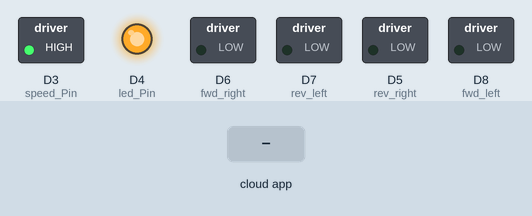
Bench run of a program on a simulated ESP8266 (NodeMCU). On the bench: switched loads named in the program (green lamp = pin HIGH), output pins drawn as LEDs (lit = HIGH). Dashed ring = blinking. The inputs (shaded band) are chosen by the test bench. WiFi joins after 1.5 s; servers stay silent unless stated; the Firebase database answers and starts empty; what the program prints to the serial monitor is not drawn.

Above: at 3.1 s.
3.2 s: the phone or cloud app sets Command to w
At 4.2 s:
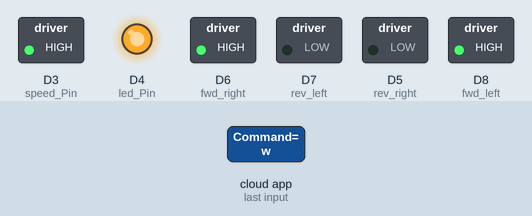
6.2 s: the phone or cloud app sets Command to s
At 8.1 s:
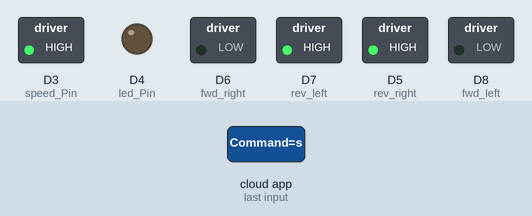
9.2 s: the phone or cloud app sets Command to RECTANGLE
At 10.5 s:
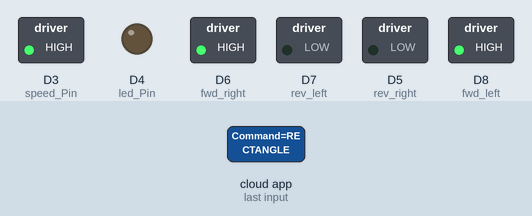
Timing chart, 0 to 18.2 s (numbered marks = the images above; inputs shaded):
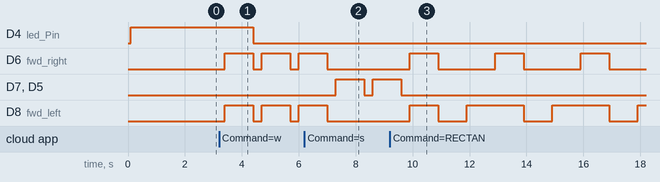

The program:

main.cpp
```cpp
/*******************************************************************************
 * Includes
 ******************************************************************************/
#include <Arduino.h>
#include <stdint.h>
#include <ESP8266WiFi.h>
#include <ESP8266HTTPClient.h>
#include <FirebaseESP8266.h>

#define FIREBASE_HOST "lidar-ea564-default-rtdb.firebaseio.com"
#define FIREBASE_AUTH "eUWiG09rhhfQN1edqidjXHpsMCSKHIUkpzIABzKN"
#define WIFI_SSID     "tún"
#define WIFI_PASSWORD "14082000"
#define SAFE_RADIUS 30

/*******************************************************************************
* Funcitions prototype
*******************************************************************************/
void set_speed_percent(int percent);
void car_stop();
void car_forward();
void car_back();
void car_go_rect();
void car_right();
void car_forward_left();
void car_forward_right();

void car_left();
int calc_TurnTime(float angle);

uint8_t command;
int fwd_left = D8;           //Forward motion of Left motor 5 -> 15
int rev_left = D7;           //Reverse motion of Left motor 4 ->13
int fwd_right = D6;          //Forward motion of Right motor 3->12
int rev_right = D5;          //Reverse motion of Right motor 2-> 14
int led_Pin = D4;            // Khai báo chân điều khiển đèn led 12 -> 2
int speed_Pin = 0;
int speed_Percent;
int turning_Time = 0;
int forward_Time = 0;
float run_Speed = 0;
String input_string = "STOP";
String rx_command;
FirebaseData firebaseData;

void change_string(String& string) {
    if(string == "hello") {
        string = "alo";
    } else if (string == "alo") {
        string = "hello";
    }
}

/*****************************************************************************
* Setup Funcition
*****************************************************************************/
void setup() {
    Serial.begin(9600);

    car_stop();                     /* initialize with motors stopped */
    delay(100);
    pinMode(led_Pin, OUTPUT);
    pinMode(speed_Pin, OUTPUT);
    pinMode(fwd_left, OUTPUT);      /* set Motor pins as output */
    pinMode(rev_left, OUTPUT);
    pinMode(fwd_right, OUTPUT);
    pinMode(rev_right, OUTPUT);

    analogWrite(speed_Pin, 1023);
    digitalWrite(led_Pin, HIGH);

    /* connect to wifi */
    WiFi.begin(WIFI_SSID, WIFI_PASSWORD);
    Serial.print("connecting");
    while (WiFi.status() != WL_CONNECTED) {
        Serial.print(".");
        delay(500);
    }
    Serial.println();
    Serial.print("connected: ");
    Serial.println(WiFi.localIP());

    Firebase.begin(FIREBASE_HOST, FIREBASE_AUTH);
    Firebase.setString(firebaseData,"Command", input_string);
    Firebase.setInt(firebaseData,"ForwardTime", 1000);
}

/*****************************************************************************
* Loop Funcition
*****************************************************************************/
void loop() {
    Firebase.getString(firebaseData, "Command");
    rx_command = firebaseData.stringData();
    Firebase.getInt(firebaseData, "ForwardTime");
    forward_Time = firebaseData.intData();

    if(rx_command != "0") {
        if (rx_command == "w") {
            car_forward();
            delay(forward_Time);
            car_stop();
        }
        else if (rx_command == "s") {
            car_back();
            delay(forward_Time);
            car_stop();
        }
        else if (rx_command == "RECTANGLE") {
            car_go_rect();
        }
        else if (rx_command == "LEFT") {
            car_left();
            delay(500);
            car_stop();
        }
        else if (rx_command == "RIGHT") {
            car_right();
            delay(500);
            car_stop();
        }
        else if (rx_command == "a") {
            car_forward_left();
            delay(500);
            car_stop();
        }
        else if (rx_command == "d") {
            car_forward_right();
            delay(500);
            car_stop();
        }
    }
}

/*****************************************************************************
* Funcitions
*****************************************************************************/
int calc_TurnTime(float angle) {
  return angle * turning_Time / (2 * PI);
}

void set_speed_percent(int percent) {
    analogWrite(speed_Pin, percent * 1023 / 100);
}

void car_go_rect() {
    for (int i = 0; i < 4; i++) {
        car_forward();
        delay(forward_Time);
        car_stop();
        delay(1000);
        car_forward_right();
        delay(turning_Time / 4);
        car_forward_right();
        delay(1000);
    }
}

void car_forward() {
    digitalWrite(rev_right, LOW); // move forward
    digitalWrite(rev_left, LOW);
    digitalWrite(fwd_right, HIGH);
    digitalWrite(fwd_left, HIGH);
}

void car_back() {
    digitalWrite(rev_right, HIGH); //movebackward
    digitalWrite(rev_left, HIGH);
    digitalWrite(fwd_right, LOW);
    digitalWrite(fwd_left, LOW);
}

void car_left() {
    digitalWrite(rev_right, LOW);
    digitalWrite(fwd_right, HIGH);
    digitalWrite(rev_left, HIGH);
    digitalWrite(fwd_left, LOW);
}

void car_right() {
    digitalWrite(rev_right, HIGH);
    digitalWrite(fwd_right, LOW);
    digitalWrite(rev_left, LOW);
    digitalWrite(fwd_left, HIGH);
}

void car_forward_left() {
    digitalWrite(rev_right, LOW);
    digitalWrite(fwd_right, HIGH);
    digitalWrite(rev_left, LOW);
    digitalWrite(fwd_left, LOW);
}

void car_forward_right() {
    digitalWrite(rev_right, LOW);
    digitalWrite(fwd_right, LOW);
    digitalWrite(rev_left, LOW);
    digitalWrite(fwd_left, HIGH);
}

void car_back_left() {
    digitalWrite(rev_right, HIGH);
    digitalWrite(fwd_right, LOW);
    digitalWrite(rev_left, LOW);
    digitalWrite(fwd_left, LOW);
}

void car_back_right() {
    digitalWrite(rev_right, LOW);
    digitalWrite(fwd_right, LOW);
    digitalWrite(rev_left, HIGH);
    digitalWrite(fwd_left, LOW);
}

void car_stop() {
    digitalWrite(led_Pin, 0);
    digitalWrite(rev_right, LOW); //Stop
    digitalWrite(fwd_right, LOW);
    digitalWrite(rev_left, LOW);
    digitalWrite(fwd_left, LOW);
}


/******************************************************************************
* End of file
******************************************************************************/
```

Measured:
- after the input at 3.2 s, D4 (led_Pin): HIGH → LOW after 1.2 s; D6 (fwd_right), D8 (fwd_left): alternates HIGH for 1.0 s and LOW for 0.30 s, starting after 0.20 s
- after the input at 6.2 s, D6 (fwd_right), D8 (fwd_left): goes on until 7.0 s, then stays LOW; D7 (rev_left), D5 (rev_right): LOW → HIGH after 1.1 s, → LOW 1.0 s later, → HIGH 0.30 s later
- after the input at 9.2 s, D6 (fwd_right): alternates HIGH for 1.0 s and LOW for 2.0 s, starting after 0.71 s; D7 (rev_left), D5 (rev_right): goes on until 9.6 s, then stays LOW; D8 (fwd_left): LOW → HIGH after 0.71 s, then repeats every 3.0 s: LOW 1.0 s, HIGH 2.0 s
